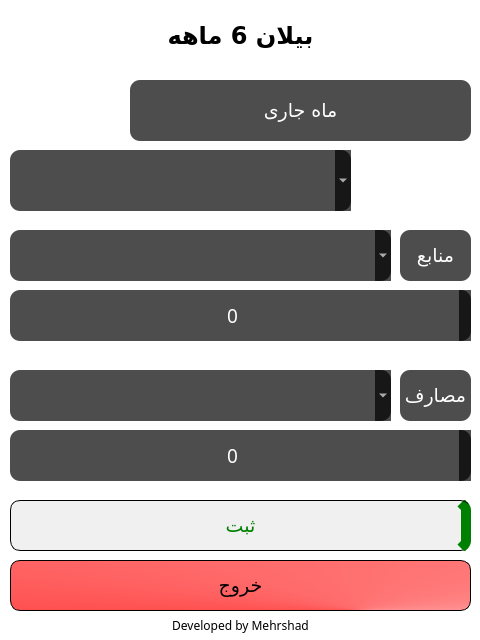
<?xml version="1.0" encoding="UTF-8"?>
<ui version="4.0">
 <class>bilan</class>
 <widget class="QWidget" name="bilan">
  <property name="geometry">
   <rect>
    <x>0</x>
    <y>0</y>
    <width>480</width>
    <height>640</height>
   </rect>
  </property>
  <property name="minimumSize">
   <size>
    <width>480</width>
    <height>640</height>
   </size>
  </property>
  <property name="maximumSize">
   <size>
    <width>480</width>
    <height>640</height>
   </size>
  </property>
  <property name="font">
   <font>
    <family>Mikhak Medium</family>
    <pointsize>14</pointsize>
   </font>
  </property>
  <property name="cursor">
   <cursorShape>ArrowCursor</cursorShape>
  </property>
  <property name="windowTitle">
   <string>Form</string>
  </property>
  <property name="windowIcon">
   <iconset resource="Apart11.qrc">
    <normaloff>:/pics/.Images/Icon/euro.png</normaloff>:/pics/.Images/Icon/euro.png</iconset>
  </property>
  <property name="styleSheet">
   <string notr="true">background-color:white;</string>
  </property>
  <widget class="QLabel" name="label">
   <property name="geometry">
    <rect>
     <x>70</x>
     <y>10</y>
     <width>341</width>
     <height>51</height>
    </rect>
   </property>
   <property name="font">
    <font>
     <family>Mikhak Medium</family>
     <pointsize>18</pointsize>
     <weight>75</weight>
     <bold>true</bold>
     <underline>false</underline>
    </font>
   </property>
   <property name="styleSheet">
    <string notr="true">color:black</string>
   </property>
   <property name="text">
    <string>بیلان 6 ماهه</string>
   </property>
   <property name="alignment">
    <set>Qt::AlignCenter</set>
   </property>
  </widget>
  <widget class="QPushButton" name="ButtExit">
   <property name="geometry">
    <rect>
     <x>10</x>
     <y>560</y>
     <width>461</width>
     <height>51</height>
    </rect>
   </property>
   <property name="font">
    <font>
     <family>Mikhak Medium</family>
     <pointsize>14</pointsize>
    </font>
   </property>
   <property name="cursor">
    <cursorShape>PointingHandCursor</cursorShape>
   </property>
   <property name="styleSheet">
    <string notr="true">QPushButton{
background-color: qconicalgradient(cx:0.756, cy:1, angle:296.3, stop:0 rgba(255, 170, 170, 255), stop:0.931818 rgba(255, 45, 45, 255), stop:1 rgba(255, 255, 255, 255));
border: 1px solid black;
color:black;
border-radius: 10px}
QPushButton:hover{
color:white;}</string>
   </property>
   <property name="text">
    <string>خروج</string>
   </property>
  </widget>
  <widget class="QLabel" name="label_2">
   <property name="geometry">
    <rect>
     <x>20</x>
     <y>615</y>
     <width>441</width>
     <height>21</height>
    </rect>
   </property>
   <property name="font">
    <font>
     <family>Mikhak Medium</family>
     <pointsize>9</pointsize>
     <underline>false</underline>
    </font>
   </property>
   <property name="styleSheet">
    <string notr="true">color:black</string>
   </property>
   <property name="text">
    <string>Developed by Mehrshad</string>
   </property>
   <property name="alignment">
    <set>Qt::AlignCenter</set>
   </property>
  </widget>
  <widget class="QPushButton" name="ButtSettings">
   <property name="geometry">
    <rect>
     <x>420</x>
     <y>10</y>
     <width>51</width>
     <height>51</height>
    </rect>
   </property>
   <property name="font">
    <font>
     <pointsize>30</pointsize>
    </font>
   </property>
   <property name="cursor">
    <cursorShape>PointingHandCursor</cursorShape>
   </property>
   <property name="whatsThis">
    <string>&lt;html&gt;&lt;head/&gt;&lt;body&gt;&lt;p align=&quot;center&quot;&gt;تنظیمات&lt;/p&gt;&lt;/body&gt;&lt;/html&gt;</string>
   </property>
   <property name="styleSheet">
    <string notr="true">border-radius:10px</string>
   </property>
   <property name="text">
    <string/>
   </property>
   <property name="icon">
    <iconset resource="Apart11.qrc">
     <normaloff>:/pics/.Images/Icon/settings.png</normaloff>:/pics/.Images/Icon/settings.png</iconset>
   </property>
   <property name="iconSize">
    <size>
     <width>48</width>
     <height>48</height>
    </size>
   </property>
  </widget>
  <widget class="QPushButton" name="ButtBack">
   <property name="geometry">
    <rect>
     <x>10</x>
     <y>10</y>
     <width>51</width>
     <height>51</height>
    </rect>
   </property>
   <property name="font">
    <font>
     <pointsize>30</pointsize>
    </font>
   </property>
   <property name="cursor">
    <cursorShape>PointingHandCursor</cursorShape>
   </property>
   <property name="whatsThis">
    <string>&lt;html&gt;&lt;head/&gt;&lt;body&gt;&lt;p align=&quot;center&quot;&gt;بازگشت&lt;/p&gt;&lt;/body&gt;&lt;/html&gt;</string>
   </property>
   <property name="styleSheet">
    <string notr="true">border-radius:10px</string>
   </property>
   <property name="text">
    <string/>
   </property>
   <property name="icon">
    <iconset resource="Apart11.qrc">
     <normaloff>:/pics/.Images/Icon/back.png</normaloff>:/pics/.Images/Icon/back.png</iconset>
   </property>
   <property name="iconSize">
    <size>
     <width>48</width>
     <height>48</height>
    </size>
   </property>
  </widget>
  <widget class="QLabel" name="label_3">
   <property name="geometry">
    <rect>
     <x>130</x>
     <y>80</y>
     <width>341</width>
     <height>61</height>
    </rect>
   </property>
   <property name="font">
    <font>
     <family>Mikhak Medium</family>
     <pointsize>14</pointsize>
    </font>
   </property>
   <property name="styleSheet">
    <string notr="true">background-color: rgba(0,0,0,0.7);
border: 0px solid white;
color:white;
border-radius: 10px</string>
   </property>
   <property name="text">
    <string>ماه جاری</string>
   </property>
   <property name="alignment">
    <set>Qt::AlignCenter</set>
   </property>
  </widget>
  <widget class="QComboBox" name="ComboMonth">
   <property name="geometry">
    <rect>
     <x>10</x>
     <y>150</y>
     <width>341</width>
     <height>61</height>
    </rect>
   </property>
   <property name="font">
    <font>
     <family>Mikhak Medium</family>
     <pointsize>14</pointsize>
    </font>
   </property>
   <property name="cursor">
    <cursorShape>PointingHandCursor</cursorShape>
   </property>
   <property name="styleSheet">
    <string notr="true">background-color: rgba(0,0,0,0.7);
border: 0px solid white;
color:white;
border-radius: 10px</string>
   </property>
   <property name="editable">
    <bool>false</bool>
   </property>
   <property name="currentIndex">
    <number>-1</number>
   </property>
   <property name="maxVisibleItems">
    <number>12</number>
   </property>
   <property name="maxCount">
    <number>12</number>
   </property>
   <property name="frame">
    <bool>false</bool>
   </property>
  </widget>
  <widget class="QLabel" name="label_4">
   <property name="geometry">
    <rect>
     <x>400</x>
     <y>230</y>
     <width>71</width>
     <height>51</height>
    </rect>
   </property>
   <property name="font">
    <font>
     <family>Mikhak Medium</family>
     <pointsize>14</pointsize>
    </font>
   </property>
   <property name="styleSheet">
    <string notr="true">background-color: rgba(0,0,0,0.7);
border: 0px solid white;
color:white;
border-radius: 10px</string>
   </property>
   <property name="text">
    <string>منابع</string>
   </property>
   <property name="alignment">
    <set>Qt::AlignCenter</set>
   </property>
  </widget>
  <widget class="QComboBox" name="ComboManba">
   <property name="geometry">
    <rect>
     <x>10</x>
     <y>230</y>
     <width>381</width>
     <height>51</height>
    </rect>
   </property>
   <property name="font">
    <font>
     <family>Mikhak Medium</family>
     <pointsize>14</pointsize>
    </font>
   </property>
   <property name="cursor">
    <cursorShape>PointingHandCursor</cursorShape>
   </property>
   <property name="styleSheet">
    <string notr="true">background-color: rgba(0,0,0,0.7);
border: 0px solid white;
color:white;
border-radius: 10px</string>
   </property>
   <property name="editable">
    <bool>false</bool>
   </property>
   <property name="currentIndex">
    <number>-1</number>
   </property>
   <property name="maxVisibleItems">
    <number>12</number>
   </property>
   <property name="maxCount">
    <number>12</number>
   </property>
   <property name="frame">
    <bool>false</bool>
   </property>
  </widget>
  <widget class="QSpinBox" name="spinBoxManba">
   <property name="geometry">
    <rect>
     <x>10</x>
     <y>290</y>
     <width>461</width>
     <height>51</height>
    </rect>
   </property>
   <property name="font">
    <font>
     <family>Mikhak Medium</family>
     <pointsize>14</pointsize>
     <weight>50</weight>
     <bold>false</bold>
    </font>
   </property>
   <property name="cursor">
    <cursorShape>ForbiddenCursor</cursorShape>
   </property>
   <property name="styleSheet">
    <string notr="true">background-color: rgba(0,0,0,0.7);
border: 0px solid white;
color:white;
border-radius: 10px</string>
   </property>
   <property name="frame">
    <bool>false</bool>
   </property>
   <property name="alignment">
    <set>Qt::AlignCenter</set>
   </property>
   <property name="readOnly">
    <bool>true</bool>
   </property>
   <property name="maximum">
    <number>999999999</number>
   </property>
   <property name="singleStep">
    <number>100</number>
   </property>
  </widget>
  <widget class="QComboBox" name="ComboKharj">
   <property name="geometry">
    <rect>
     <x>10</x>
     <y>370</y>
     <width>381</width>
     <height>51</height>
    </rect>
   </property>
   <property name="font">
    <font>
     <family>Mikhak Medium</family>
     <pointsize>14</pointsize>
    </font>
   </property>
   <property name="cursor">
    <cursorShape>PointingHandCursor</cursorShape>
   </property>
   <property name="styleSheet">
    <string notr="true">background-color: rgba(0,0,0,0.7);
border: 0px solid white;
color:white;
border-radius: 10px</string>
   </property>
   <property name="editable">
    <bool>false</bool>
   </property>
   <property name="currentIndex">
    <number>-1</number>
   </property>
   <property name="maxVisibleItems">
    <number>12</number>
   </property>
   <property name="maxCount">
    <number>12</number>
   </property>
   <property name="frame">
    <bool>false</bool>
   </property>
  </widget>
  <widget class="QLabel" name="label_5">
   <property name="geometry">
    <rect>
     <x>400</x>
     <y>370</y>
     <width>71</width>
     <height>51</height>
    </rect>
   </property>
   <property name="font">
    <font>
     <family>Mikhak Medium</family>
     <pointsize>14</pointsize>
    </font>
   </property>
   <property name="styleSheet">
    <string notr="true">background-color: rgba(0,0,0,0.7);
border: 0px solid white;
color:white;
border-radius: 10px</string>
   </property>
   <property name="text">
    <string>مصارف</string>
   </property>
   <property name="alignment">
    <set>Qt::AlignCenter</set>
   </property>
  </widget>
  <widget class="QSpinBox" name="spinBoxKharj">
   <property name="geometry">
    <rect>
     <x>10</x>
     <y>430</y>
     <width>461</width>
     <height>51</height>
    </rect>
   </property>
   <property name="font">
    <font>
     <family>Mikhak Medium</family>
     <pointsize>14</pointsize>
     <weight>50</weight>
     <bold>false</bold>
    </font>
   </property>
   <property name="cursor">
    <cursorShape>ForbiddenCursor</cursorShape>
   </property>
   <property name="styleSheet">
    <string notr="true">background-color: rgba(0,0,0,0.7);
border: 0px solid white;
color:white;
border-radius: 10px</string>
   </property>
   <property name="frame">
    <bool>false</bool>
   </property>
   <property name="alignment">
    <set>Qt::AlignCenter</set>
   </property>
   <property name="readOnly">
    <bool>true</bool>
   </property>
   <property name="maximum">
    <number>999999999</number>
   </property>
   <property name="singleStep">
    <number>100</number>
   </property>
  </widget>
  <widget class="QPushButton" name="ButtSabt">
   <property name="geometry">
    <rect>
     <x>10</x>
     <y>500</y>
     <width>461</width>
     <height>51</height>
    </rect>
   </property>
   <property name="font">
    <font>
     <family>Mikhak Medium</family>
     <pointsize>14</pointsize>
    </font>
   </property>
   <property name="cursor">
    <cursorShape>PointingHandCursor</cursorShape>
   </property>
   <property name="styleSheet">
    <string notr="true">QPushButton{
background-color: rgb(240, 240, 240);
border: 1px solid black;
border-right: 10px solid green;
padding-left:9px;
color:green;
border-radius: 10px;}
QPushButton:hover{
background-color: green;
border-color: green;
color:white;}
QPushButton:pressed{
background-color:  rgb(240, 240, 240);
border: 1px solid black;
padding-left:0px;
color:green;}</string>
   </property>
   <property name="text">
    <string>ثبت</string>
   </property>
  </widget>
  <zorder>label_3</zorder>
  <zorder>label_2</zorder>
  <zorder>label</zorder>
  <zorder>ButtExit</zorder>
  <zorder>ButtSettings</zorder>
  <zorder>ButtBack</zorder>
  <zorder>ComboMonth</zorder>
  <zorder>label_4</zorder>
  <zorder>ComboManba</zorder>
  <zorder>spinBoxManba</zorder>
  <zorder>ComboKharj</zorder>
  <zorder>label_5</zorder>
  <zorder>spinBoxKharj</zorder>
  <zorder>ButtSabt</zorder>
 </widget>
 <tabstops>
  <tabstop>ComboMonth</tabstop>
  <tabstop>ComboManba</tabstop>
  <tabstop>spinBoxManba</tabstop>
  <tabstop>ComboKharj</tabstop>
  <tabstop>spinBoxKharj</tabstop>
  <tabstop>ButtSabt</tabstop>
  <tabstop>ButtExit</tabstop>
  <tabstop>ButtSettings</tabstop>
  <tabstop>ButtBack</tabstop>
 </tabstops>
 <resources>
  <include location="Apart11.qrc"/>
 </resources>
 <connections/>
</ui>
